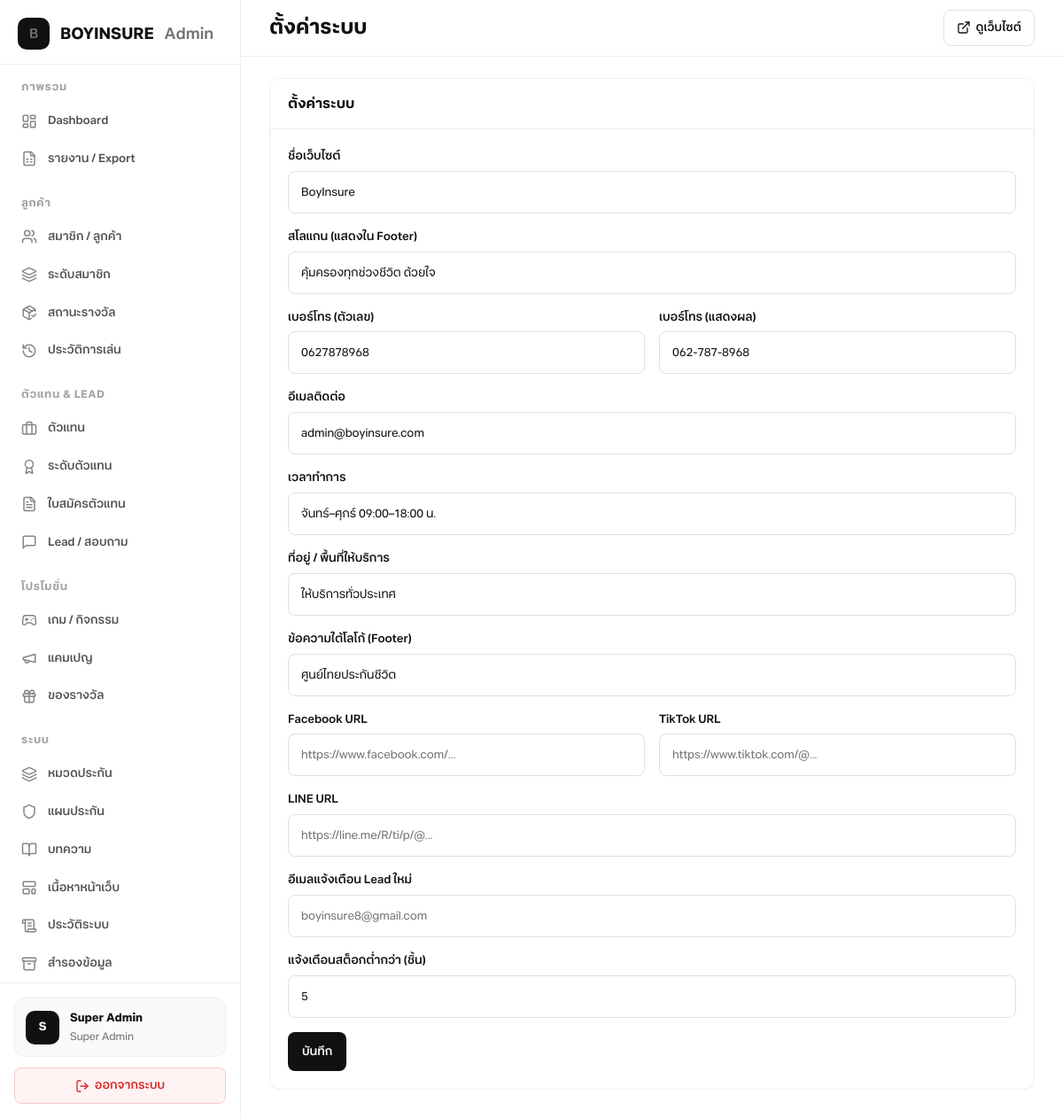
Before: /admin/settings.php (signed in) with the older database file.
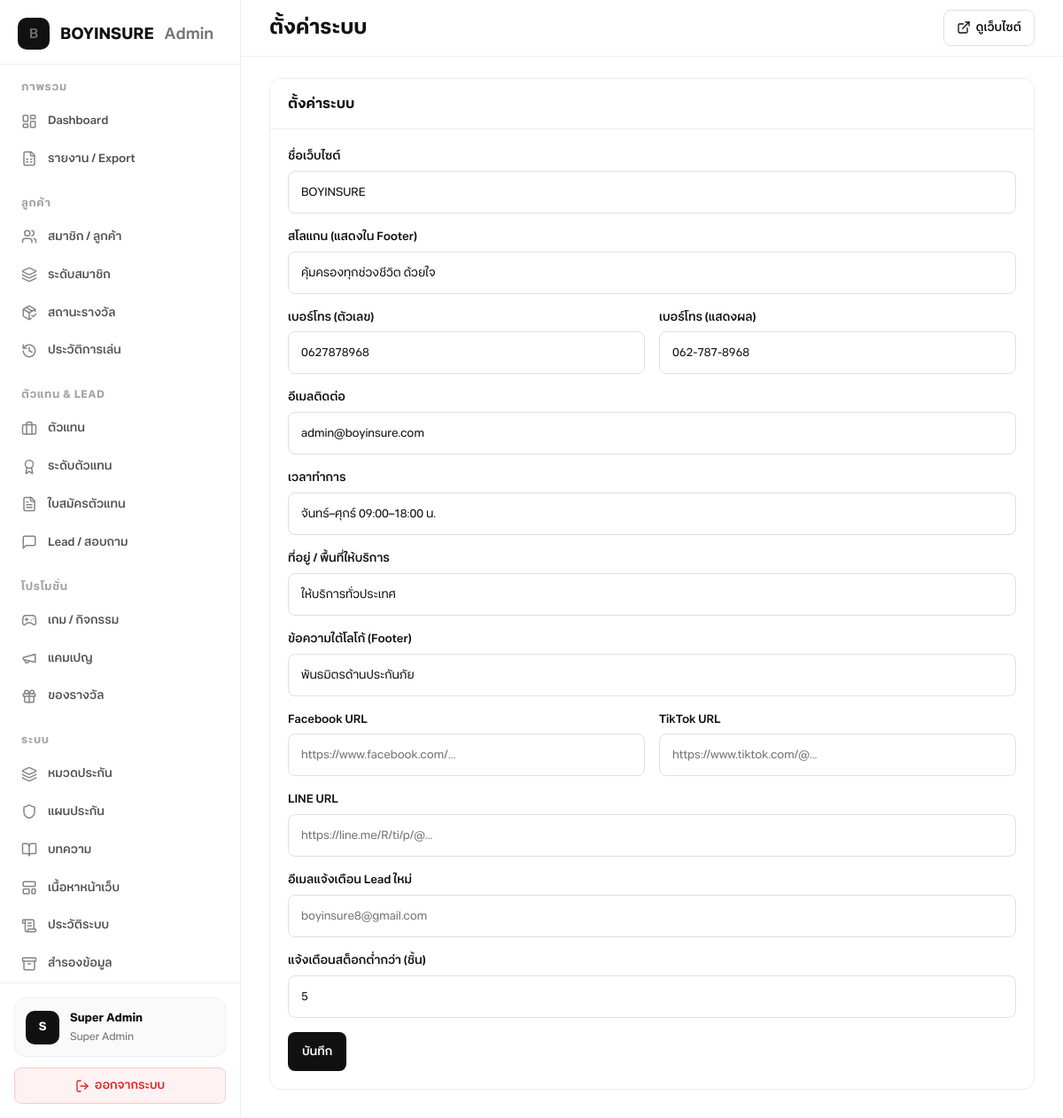
After: the same page with the newer database file.
### tables this page shows
CREATE TABLE settings (
  id INT UNSIGNED AUTO_INCREMENT PRIMARY KEY,
  setting_key VARCHAR(80) NOT NULL UNIQUE,
  setting_value TEXT NULL,
  updated_at DATETIME NOT NULL DEFAULT CURRENT_TIMESTAMP ON UPDATE CURRENT_TIMESTAMP
);

### includes/bootstrap.php (called while the page is built, shortened)
<?php
function load_app_config(): array {
    static $cfg;
    if ($cfg) {
        return $cfg;
    }
    $cfg = require dirname(__DIR__) . '/config.php';
    $envMap = [
        'DB_HOST' => ['db', 'host'],
        'DB_PORT' => ['db', 'port'],
        'DB_NAME' => ['db', 'name'],
        'DB_USER' => ['db', 'user'],
        'DB_PASS' => ['db', 'pass'],
    ];
    foreach ($envMap as $envKey => $path) {
        $value = getenv($envKey);
        if ($value === false || $value === '') {
            continue;
        }
        $cfg[$path[0]][$path[1]] = $value;
    }
    return $cfg;
}
function app_config(string $key = null) {
    static $cfg;
    if (!$cfg) {
        $cfg = load_app_config();
    }
    $parts = explode('.', $key);
    $val = $cfg;
    foreach ($parts as $p) {
        if (!isset($val[$p])) {
            return null;
        }
        $val = $val[$p];
    }
    return $val;
}
function db(): PDO {
    static $pdo;
    if ($pdo) {
        return $pdo;
    }
    $c = app_config('db');
    $dsn = sprintf(
        'mysql:host=%s;port=%s;dbname=%s;charset=%s',
        $c['host'],
        $c['port'],
        $c['name'],
        $c['charset']
    );
    $pdo = new PDO($dsn, $c['user'], $c['pass'], [
        PDO::ATTR_ERRMODE => PDO::ERRMODE_EXCEPTION,
        PDO::ATTR_DEFAULT_FETCH_MODE => PDO::FETCH_ASSOC,
    ]);
    return $pdo;
}
function setting_get(string $key, ?string $default = null): ?string {
    try {
        $stmt = db()->prepare('SELECT setting_value FROM settings WHERE setting_key = ? LIMIT 1');
        $stmt->execute([$key]);
        $val = $stmt->fetchColumn();
        return $val !== false ? (string) $val : $default;
    } catch (Throwable $e) {
        return $default;
    }
}

### admin/includes/auth.php (called while the page is built, shortened)
<?php
require_once dirname(__DIR__, 2) . '/includes/bootstrap.php';
function h(?string $s): string {
    return htmlspecialchars((string) $s, ENT_QUOTES, 'UTF-8');
}
function render_layout(string $title, string $content, string $active = ''): void {
    require __DIR__ . '/layout.php';
}

### admin/settings.php (the view, shortened to what this page needs)
<?php
require_once __DIR__ . '/includes/auth.php';
?>
<div class="admin-card">
  <div class="admin-card__head"><h2>ตั้งค่าระบบ</h2></div>
  <div class="admin-card__body">
    <form method="post" class="admin-form admin-form--wide">
      <label>ชื่อเว็บไซต์</label>
      <input name="site_name" value="<?= h(setting_get('site_name', 'BOYINSURE')) ?>" />
      <label>สโลแกน (แสดงใน Footer)</label>
      <input name="site_tagline" value="<?= h(setting_get('site_tagline', 'คุ้มครองทุกช่วงชีวิต ด้วยใจ')) ?>" />
      <div class="admin-form__row">
        <div>
          <label>เบอร์โทร (ตัวเลข)</label>
          <input name="phone" value="<?= h(setting_get('phone', '0627878968')) ?>" placeholder="0627878968" />
        </div>
        <div>
          <label>เบอร์โทร (แสดงผล)</label>
          <input name="phone_display" value="<?= h(setting_get('phone_display', '062-787-8968')) ?>" />
        </div>
      </div>
      <label>อีเมลติดต่อ</label>
      <input type="email" name="contact_email" value="<?= h(setting_get('contact_email', '')) ?>" />
      <label>เวลาทำการ</label>
      <input name="business_hours" value="<?= h(setting_get('business_hours', 'จันทร์–ศุกร์ 09:00–18:00 น.')) ?>" />
      <label>ที่อยู่ / พื้นที่ให้บริการ</label>
      <input name="address" value="<?= h(setting_get('address', 'ให้บริการทั่วประเทศ')) ?>" />
      <label>ข้อความใต้โลโก้ (Footer)</label>
      <input name="footer_note" value="<?= h(setting_get('footer_note', 'พันธมิตรด้านประกันภัย')) ?>" />
      <div class="admin-form__row">
        <div>
          <label>Facebook URL</label>
          <input name="facebook_url" value="<?= h(setting_get('facebook_url', '')) ?>" placeholder="https://www.facebook.com/..." />
        </div>
        <div>
          <label>TikTok URL</label>
          <input name="tiktok_url" value="<?= h(setting_get('tiktok_url', '')) ?>" placeholder="https://www.tiktok.com/@..." />
        </div>
      </div>
      <label>LINE URL</label>
      <input name="line_url" value="<?= h(setting_get('line_url', '')) ?>" placeholder="https://line.me/R/ti/p/@..." />
      <label>อีเมลแจ้งเตือน Lead ใหม่</label>
      <input type="email" name="notify_email" value="<?= h(setting_get('notify_email', 'boyinsure8@gmail.com')) ?>" placeholder="boyinsure8@gmail.com" />
      <label>แจ้งเตือนสต็อกต่ำกว่า (ชิ้น)</label>
      <input type="number" name="low_stock_threshold" min="0" value="<?= h(setting_get('low_stock_threshold', '5')) ?>" />
      <button type="submit" class="admin-btn admin-btn--primary">บันทึก</button>
    </form>
  </div>
</div>

Changed rows visible on the page:
changed settings: site_name "BoyInsure" → "BOYINSURE"
changed settings: footer_note "ศูนย์ไทยประกันชีวิต" → "พันธมิตรด้านประกันภัย"
